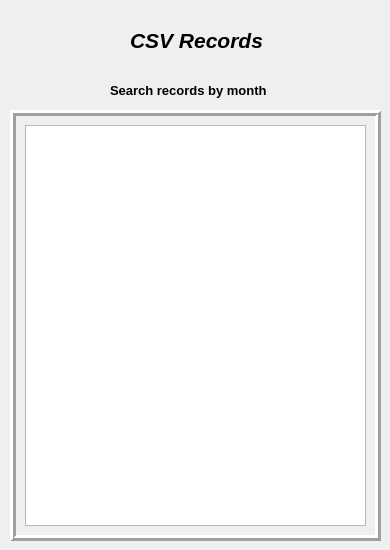
<?xml version="1.0" encoding="UTF-8"?>
<ui version="4.0">
 <class>Dialog</class>
 <widget class="QDialog" name="Dialog">
  <property name="geometry">
   <rect>
    <x>0</x>
    <y>0</y>
    <width>390</width>
    <height>550</height>
   </rect>
  </property>
  <property name="windowTitle">
   <string>Dialog</string>
  </property>
  <widget class="QFrame" name="frame">
   <property name="geometry">
    <rect>
     <x>10</x>
     <y>110</y>
     <width>371</width>
     <height>431</height>
    </rect>
   </property>
   <property name="frameShape">
    <enum>QFrame::Box</enum>
   </property>
   <property name="frameShadow">
    <enum>QFrame::Raised</enum>
   </property>
   <property name="lineWidth">
    <number>3</number>
   </property>
   <layout class="QHBoxLayout" name="horizontalLayout">
    <item>
     <widget class="QTreeView" name="treeView"/>
    </item>
   </layout>
  </widget>
  <widget class="QLabel" name="label">
   <property name="geometry">
    <rect>
     <x>130</x>
     <y>20</y>
     <width>141</width>
     <height>41</height>
    </rect>
   </property>
   <property name="font">
    <font>
     <pointsize>16</pointsize>
     <weight>75</weight>
     <italic>true</italic>
     <bold>true</bold>
    </font>
   </property>
   <property name="text">
    <string>CSV Records</string>
   </property>
  </widget>
  <widget class="QLabel" name="label_2">
   <property name="geometry">
    <rect>
     <x>110</x>
     <y>80</y>
     <width>171</width>
     <height>20</height>
    </rect>
   </property>
   <property name="font">
    <font>
     <pointsize>10</pointsize>
     <weight>75</weight>
     <bold>true</bold>
    </font>
   </property>
   <property name="text">
    <string>Search records by month</string>
   </property>
  </widget>
 </widget>
 <resources/>
 <connections/>
</ui>
